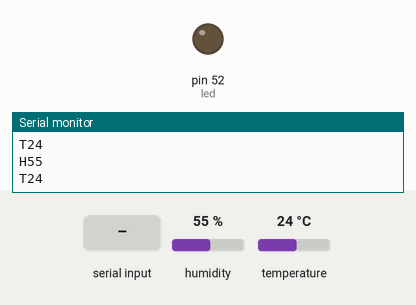
This sketch was run on a simulated Arduino Mega 2560, built with avr-gcc and run on an emulated ATmega2560. On the bench: output pins drawn as LEDs (lit = HIGH), the last lines printed to the serial monitor. The test bench sets the inputs (shaded band); at power-on: humidity 55 %, temperature 24 °C.

Above: at 2.0 s.
2.1 s: "F" received over Serial
At 3.3 s:
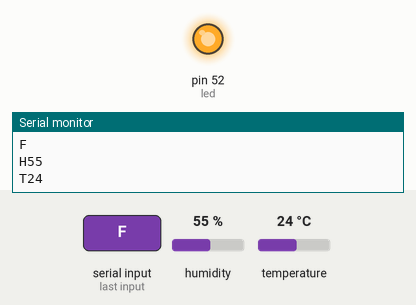
4.5 s: "L" received over Serial
At 5.7 s:
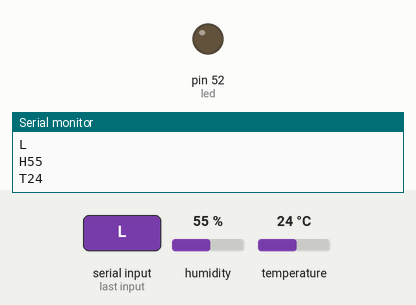
Timing chart, 0 to 7.5 s (numbered marks = the images above; inputs shaded):
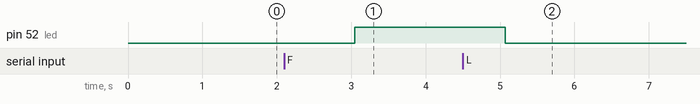

Measured:
- after the input at 2.1 s, pin 52 (led): LOW → HIGH after 0.95 s
- after the input at 4.5 s, pin 52 (led): HIGH → LOW after 0.57 s

The sketch:

ard_std_learn.ino
```cpp
#include <DHT.h>
#define DHTTYPE DHT11
#include <SoftwareSerial.h>
const int dhtpin = 51;
DHT dht(dhtpin, DHTTYPE);
int led = 52;
char data;
void setup() {
  // put your setup code here, to run once:
pinMode(led, OUTPUT);
dht.begin();
Serial.begin(9600);
}

void loop() {
  // put your main code here, to run repeatedly:
  int hum = dht.readHumidity();
  int temp = dht.readTemperature();
    Serial.print("H");
    Serial.println(hum);
    Serial.print("T");
    Serial.println(temp);
    delay(1000);
if(Serial.available()>0)
{
  data=Serial.read();
  Serial.println(data);
  if(data=='F')
  {
    digitalWrite(led, HIGH);
  }
  else if(data=='L')
  {
    digitalWrite(led, LOW);
  }
}
}
```
